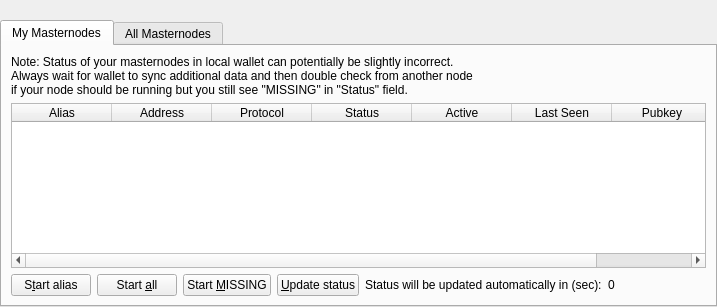
<?xml version="1.0" encoding="UTF-8"?>
<ui version="4.0">
 <class>MasternodeList</class>
 <widget class="QWidget" name="MasternodeList">
  <property name="geometry">
   <rect>
    <x>0</x>
    <y>0</y>
    <width>630</width>
    <height>307</height>
   </rect>
  </property>
  <property name="windowTitle">
   <string>Form</string>
  </property>
  <layout class="QVBoxLayout" name="topLayout">
   <property name="leftMargin">
    <number>0</number>
   </property>
   <property name="topMargin">
    <number>0</number>
   </property>
   <property name="rightMargin">
    <number>0</number>
   </property>
   <property name="bottomMargin">
    <number>0</number>
   </property>
   <item>
    <layout class="QVBoxLayout" name="verticalLayout">
     <property name="bottomMargin">
      <number>0</number>
     </property>
     <item>
      <spacer name="horizontalSpacer0">
       <property name="orientation">
        <enum>Qt::Horizontal</enum>
       </property>
       <property name="sizeHint" stdset="0">
        <size>
         <width>40</width>
         <height>20</height>
        </size>
       </property>
      </spacer>
     </item>
     <item>
      <widget class="QTabWidget" name="tabWidget">
       <property name="currentIndex">
        <number>0</number>
       </property>
       <widget class="QWidget" name="tabMyMasternodes">
        <attribute name="title">
         <string>My Masternodes</string>
        </attribute>
        <layout class="QGridLayout" name="gridLayout_2">
         <item row="0" column="0">
          <layout class="QVBoxLayout" name="verticalLayout_2">
           <property name="bottomMargin">
            <number>0</number>
           </property>
           <item>
            <layout class="QHBoxLayout" name="horizontalLayout_note">
             <property name="bottomMargin">
              <number>0</number>
             </property>
             <item>
              <widget class="QLabel" name="updateNote">
               <property name="text">
                <string>Note: Status of your masternodes in local wallet can potentially be slightly incorrect.&lt;br /&gt;Always wait for wallet to sync additional data and then double check from another node&lt;br /&gt;if your node should be running but you still see &quot;MISSING&quot; in &quot;Status&quot; field.</string>
               </property>
              </widget>
             </item>
            </layout>
           </item>
           <item>
            <widget class="QTableWidget" name="tableWidgetMyMasternodes">
             <property name="minimumSize">
              <size>
               <width>695</width>
               <height>0</height>
              </size>
             </property>
             <property name="palette">
              <palette>
               <active>
                <colorrole role="Text">
                 <brush brushstyle="SolidPattern">
                  <color alpha="255">
                   <red>51</red>
                   <green>51</green>
                   <blue>51</blue>
                  </color>
                 </brush>
                </colorrole>
               </active>
               <inactive>
                <colorrole role="Text">
                 <brush brushstyle="SolidPattern">
                  <color alpha="255">
                   <red>51</red>
                   <green>51</green>
                   <blue>51</blue>
                  </color>
                 </brush>
                </colorrole>
               </inactive>
               <disabled>
                <colorrole role="Text">
                 <brush brushstyle="SolidPattern">
                  <color alpha="255">
                   <red>85</red>
                   <green>85</green>
                   <blue>85</blue>
                  </color>
                 </brush>
                </colorrole>
               </disabled>
              </palette>
             </property>
             <property name="editTriggers">
              <set>QAbstractItemView::NoEditTriggers</set>
             </property>
             <property name="alternatingRowColors">
              <bool>true</bool>
             </property>
             <property name="selectionMode">
              <enum>QAbstractItemView::SingleSelection</enum>
             </property>
             <property name="selectionBehavior">
              <enum>QAbstractItemView::SelectRows</enum>
             </property>
             <property name="sortingEnabled">
              <bool>true</bool>
             </property>
             <attribute name="horizontalHeaderStretchLastSection">
              <bool>true</bool>
             </attribute>
             <attribute name="ResizeMode">
              <enum>QHeaderView::Interactive</enum>
             </attribute>
             <column>
              <property name="text">
               <string>Alias</string>
              </property>
             </column>
             <column>
              <property name="text">
               <string>Address</string>
              </property>
             </column>
             <column>
              <property name="text">
               <string>Protocol</string>
              </property>
             </column>
             <column>
              <property name="text">
               <string>Status</string>
              </property>
             </column>
             <column>
              <property name="text">
               <string>Active</string>
              </property>
             </column>
             <column>
              <property name="text">
               <string>Last Seen</string>
              </property>
             </column>
             <column>
              <property name="text">
               <string>Pubkey</string>
              </property>
             </column>
            </widget>
           </item>
           <item>
            <layout class="QHBoxLayout" name="horizontalLayout_5">
             <property name="bottomMargin">
              <number>0</number>
             </property>
             <item>
              <widget class="QPushButton" name="startButton">
               <property name="text">
                <string>S&amp;tart alias</string>
               </property>
              </widget>
             </item>
             <item>
              <widget class="QPushButton" name="startAllButton">
               <property name="text">
                <string>Start &amp;all</string>
               </property>
              </widget>
             </item>
             <item>
              <widget class="QPushButton" name="startMissingButton">
               <property name="text">
                <string>Start &amp;MISSING</string>
               </property>
              </widget>
             </item>
             <item>
              <widget class="QPushButton" name="UpdateButton">
               <property name="text">
                <string>&amp;Update status</string>
               </property>
              </widget>
             </item>
             <item>
              <widget class="QLabel" name="autoupdate_label">
               <property name="text">
                <string>Status will be updated automatically in (sec):</string>
               </property>
              </widget>
             </item>
             <item>
              <widget class="QLabel" name="secondsLabel">
               <property name="text">
                <string>0</string>
               </property>
              </widget>
             </item>
             <item>
              <spacer name="horizontalSpacer_5">
               <property name="orientation">
                <enum>Qt::Horizontal</enum>
               </property>
               <property name="sizeHint" stdset="0">
                <size>
                 <width>40</width>
                 <height>20</height>
                </size>
               </property>
              </spacer>
             </item>
            </layout>
           </item>
          </layout>
         </item>
        </layout>
       </widget>
       <widget class="QWidget" name="tabAllMasternodes">
        <attribute name="title">
         <string>All Masternodes</string>
        </attribute>
        <layout class="QGridLayout" name="gridLayout">
         <item row="1" column="0">
          <widget class="QTableWidget" name="tableWidgetMasternodes">
           <property name="palette">
            <palette>
             <active>
              <colorrole role="Text">
               <brush brushstyle="SolidPattern">
                <color alpha="255">
                 <red>51</red>
                 <green>51</green>
                 <blue>51</blue>
                </color>
               </brush>
              </colorrole>
             </active>
             <inactive>
              <colorrole role="Text">
               <brush brushstyle="SolidPattern">
                <color alpha="255">
                 <red>51</red>
                 <green>51</green>
                 <blue>51</blue>
                </color>
               </brush>
              </colorrole>
             </inactive>
             <disabled>
              <colorrole role="Text">
               <brush brushstyle="SolidPattern">
                <color alpha="255">
                 <red>85</red>
                 <green>85</green>
                 <blue>85</blue>
                </color>
               </brush>
              </colorrole>
             </disabled>
            </palette>
           </property>
           <property name="editTriggers">
            <set>QAbstractItemView::NoEditTriggers</set>
           </property>
           <property name="alternatingRowColors">
            <bool>true</bool>
           </property>
           <property name="selectionBehavior">
            <enum>QAbstractItemView::SelectRows</enum>
           </property>
           <property name="sortingEnabled">
            <bool>true</bool>
           </property>
           <attribute name="horizontalHeaderStretchLastSection">
            <bool>true</bool>
           </attribute>
           <attribute name="ResizeMode">
            <enum>QHeaderView::Interactive</enum>
           </attribute>
           <column>
            <property name="text">
             <string>Address</string>
            </property>
           </column>
           <column>
            <property name="text">
             <string>Protocol</string>
            </property>
           </column>
           <column>
            <property name="text">
             <string>Status</string>
            </property>
           </column>
           <column>
            <property name="text">
             <string>Active</string>
            </property>
           </column>
           <column>
            <property name="text">
             <string>Last Seen (UTC)</string>
            </property>
           </column>
           <column>
            <property name="text">
             <string>Pubkey</string>
            </property>
           </column>
          </widget>
         </item>
         <item row="0" column="0">
          <layout class="QHBoxLayout" name="horizontalLayout_3">
           <property name="bottomMargin">
            <number>0</number>
           </property>
           <item>
            <widget class="QLabel" name="label_filter">
             <property name="text">
              <string>Filter List:</string>
             </property>
            </widget>
           </item>
           <item>
            <widget class="QLineEdit" name="filterLineEdit">
             <property name="toolTip">
              <string>Filter masternode list</string>
             </property>
            </widget>
           </item>
           <item>
            <spacer name="horizontalSpacer_3">
             <property name="orientation">
              <enum>Qt::Horizontal</enum>
             </property>
             <property name="sizeHint" stdset="0">
              <size>
               <width>10</width>
               <height>20</height>
              </size>
             </property>
            </spacer>
           </item>
           <item>
            <widget class="QLabel" name="label_count">
             <property name="text">
              <string>Node Count:</string>
             </property>
            </widget>
           </item>
           <item>
            <widget class="QLabel" name="countLabel">
             <property name="text">
              <string>0</string>
             </property>
            </widget>
           </item>
          </layout>
         </item>
        </layout>
       </widget>
      </widget>
     </item>
    </layout>
   </item>
  </layout>
 </widget>
 <resources/>
 <connections/>
</ui>
